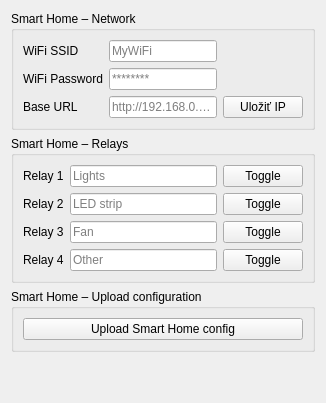
      <widget class="QWidget" name="tabSmartHome">
       <attribute name="title">
        <string>Smart Home</string>
       </attribute>
       <layout class="QVBoxLayout" name="smartMainV">
        <item>
         <widget class="QGroupBox" name="grpSmartNetwork">
          <property name="title">
           <string>Smart Home – Network</string>
          </property>
          <layout class="QGridLayout" name="gridSmartNetwork">
           <item row="0" column="0">
            <widget class="QLabel" name="lblSmartSSID">
             <property name="text">
              <string>WiFi SSID</string>
             </property>
            </widget>
           </item>
           <item row="1" column="0">
            <widget class="QLabel" name="lblSmartPass">
             <property name="text">
              <string>WiFi Password</string>
             </property>
            </widget>
           </item>
           <item row="1" column="1">
            <widget class="QLineEdit" name="lineSmartPass">
             <property name="echoMode">
              <enum>QLineEdit::EchoMode::Password</enum>
             </property>
             <property name="placeholderText">
              <string>********</string>
             </property>
            </widget>
           </item>
           <item row="0" column="1">
            <widget class="QLineEdit" name="lineSmartSSID">
             <property name="placeholderText">
              <string>MyWiFi</string>
             </property>
            </widget>
           </item>
           <item row="2" column="0">
            <widget class="QLabel" name="lblSmartBaseUrl">
             <property name="text">
              <string>Base URL</string>
             </property>
            </widget>
           </item>
           <item row="2" column="1">
            <widget class="QLineEdit" name="lineSmartBaseUrl">
             <property name="placeholderText">
              <string>http://192.168.0.123</string>
             </property>
            </widget>
           </item>
           <item row="2" column="2">
            <widget class="QPushButton" name="btnSmartBaseSave">
             <property name="text">
              <string>Uložiť IP</string>
             </property>
            </widget>
           </item>
          </layout>
         </widget>
        </item>
        <item>
         <widget class="QGroupBox" name="grpSmartRelays">
          <property name="title">
           <string>Smart Home – Relays</string>
          </property>
          <layout class="QGridLayout" name="gridSmartRelays">
           <item row="0" column="0">
            <widget class="QLabel" name="lblSmartRelay1">
             <property name="text">
              <string>Relay 1</string>
             </property>
            </widget>
           </item>
           <item row="0" column="1">
            <widget class="QLineEdit" name="lineSmartRelay1">
             <property name="placeholderText">
              <string>Lights</string>
             </property>
            </widget>
           </item>
           <item row="0" column="2">
            <widget class="QPushButton" name="btnSmartRelay1">
             <property name="text">
              <string>Toggle</string>
             </property>
            </widget>
           </item>
           <item row="1" column="0">
            <widget class="QLabel" name="lblSmartRelay2">
             <property name="text">
              <string>Relay 2</string>
             </property>
            </widget>
           </item>
           <item row="1" column="1">
            <widget class="QLineEdit" name="lineSmartRelay2">
             <property name="placeholderText">
              <string>LED strip</string>
             </property>
            </widget>
           </item>
           <item row="1" column="2">
            <widget class="QPushButton" name="btnSmartRelay2">
             <property name="text">
              <string>Toggle</string>
             </property>
            </widget>
           </item>
           <item row="2" column="0">
            <widget class="QLabel" name="lblSmartRelay3">
             <property name="text">
              <string>Relay 3</string>
             </property>
            </widget>
           </item>
           <item row="2" column="1">
            <widget class="QLineEdit" name="lineSmartRelay3">
             <property name="placeholderText">
              <string>Fan</string>
             </property>
            </widget>
           </item>
           <item row="2" column="2">
            <widget class="QPushButton" name="btnSmartRelay3">
             <property name="text">
              <string>Toggle</string>
             </property>
            </widget>
           </item>
           <item row="3" column="0">
            <widget class="QLabel" name="lblSmartRelay4">
             <property name="text">
              <string>Relay 4</string>
             </property>
            </widget>
           </item>
           <item row="3" column="1">
            <widget class="QLineEdit" name="lineSmartRelay4">
             <property name="placeholderText">
              <string>Other</string>
             </property>
            </widget>
           </item>
           <item row="3" column="2">
            <widget class="QPushButton" name="btnSmartRelay4">
             <property name="text">
              <string>Toggle</string>
             </property>
            </widget>
           </item>
          </layout>
         </widget>
        </item>
        <item>
         <widget class="QGroupBox" name="grpSmartUpload">
          <property name="title">
           <string>Smart Home – Upload configuration</string>
          </property>
          <layout class="QGridLayout" name="gridSmartUpload">
           <item row="0" column="0">
            <widget class="QPushButton" name="btnUploadSmartHome">
             <property name="text">
              <string>Upload Smart Home config</string>
             </property>
            </widget>
           </item>
          </layout>
         </widget>
        </item>
        <item>
         <spacer name="smartSpacerBottom">
          <property name="orientation">
           <enum>Qt::Orientation::Vertical</enum>
          </property>
          <property name="sizeHint" stdset="0">
           <size>
            <width>20</width>
            <height>40</height>
           </size>
          </property>
         </spacer>
        </item>
       </layout>
      </widget>
